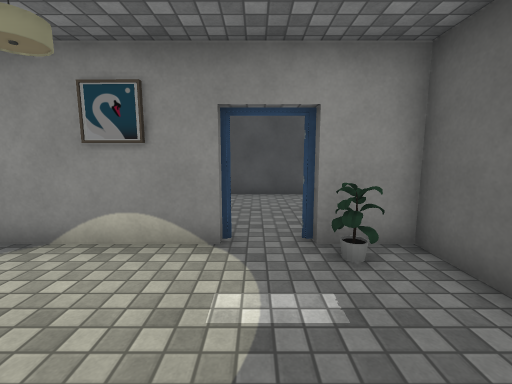
View 1 (above)

12 first-person views from a walk through a scene from a Unity 3-D project. The camera is 1.4 m above the floor, tilts 8° down and sees 90° across. Doors are open. The floor is counted in squares, 1 m on a side. Each view is taken from the middle of a square. On the plan, view 1 faces up. The plan holds only what a view shows up to about 13 squares ahead; the rest is blank. The place goes on beyond the plan. The player is left out. Some animated figures are left out. Some surface patterns are stand-ins.

View 2
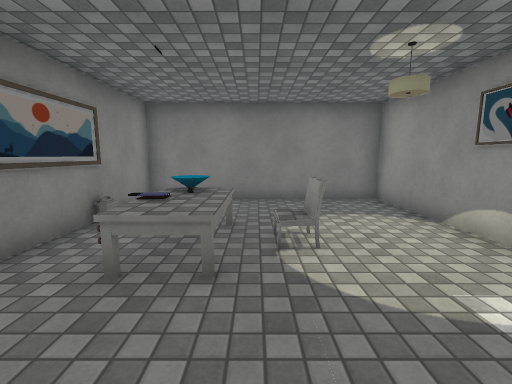

View 3
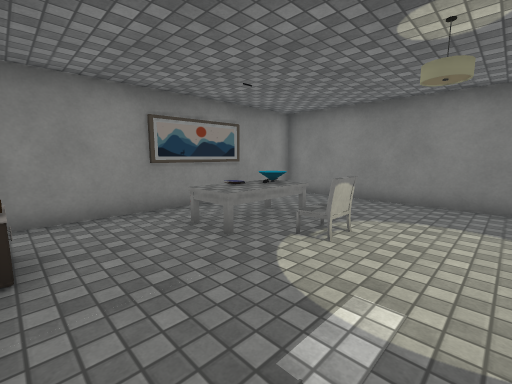

View 4
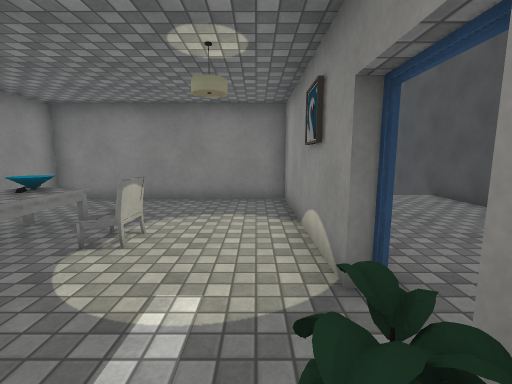

View 5
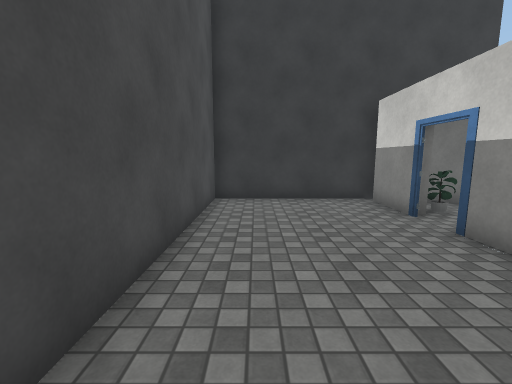

View 6
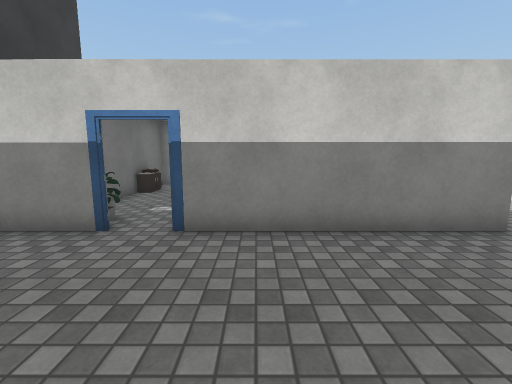

View 7
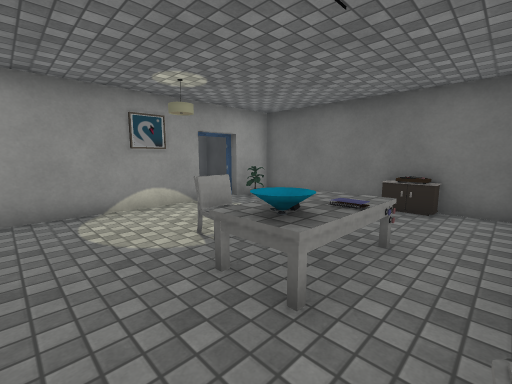

View 8
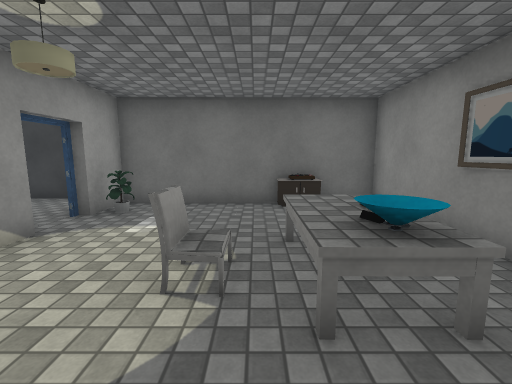

View 9
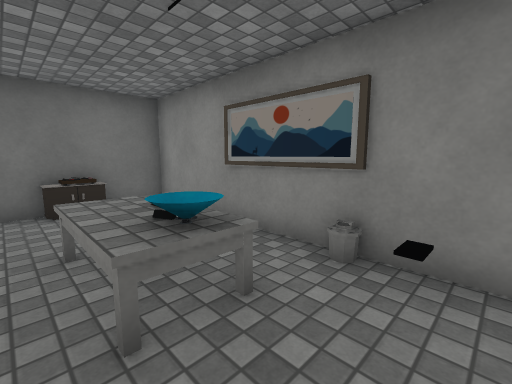

View 10
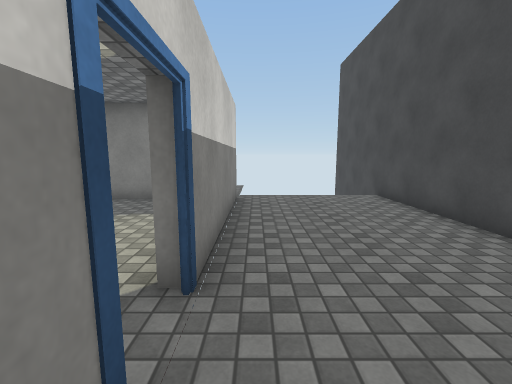

View 11
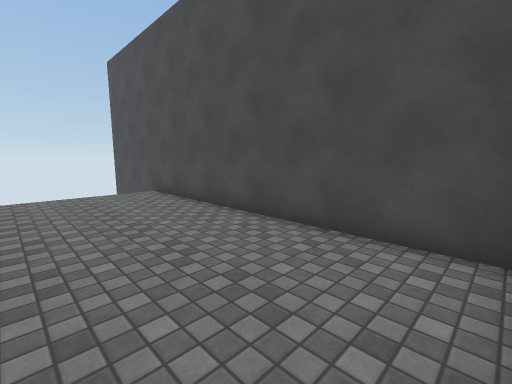

View 12
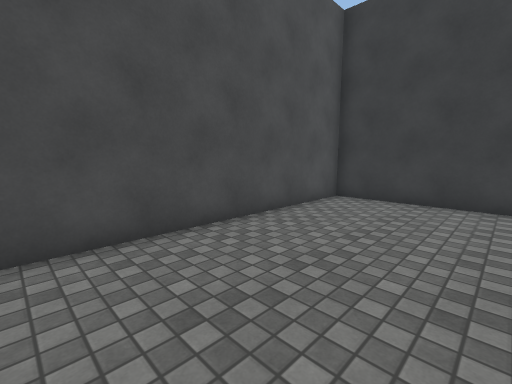

### Floor plan
Ten units are one square. View 1 is at (0, 0); x grows to the right and y downward. Boxes are objects, and circles mark ways between rooms. Rooms are numbered by the first view taken in them; rooms with no view inside come last. Other rooms are left out.
<svg viewBox="-80 -99 119 139">
<path fill="none" stroke="#000" d="M-6 -39 -63 -39 -63 35 25 35 25 -39 9 -39M7 -43 30 -43M-68 -43 -6 -43M34 -40 34 -94 -75 -94"/>
<rect x="-35" y="5" width="10" height="20" fill="#bbb"><title>other object</title></rect>
<rect x="-25" y="15" width="10" height="10" fill="#bbb"><title>other object</title></rect>
<rect x="-25" y="5" width="10" height="10" fill="#bbb"><title>other object</title></rect>
<rect x="-25" y="-15" width="10" height="10" fill="#bbb"><title>chair</title></rect>
<rect x="-15" y="15" width="10" height="10" fill="#bbb"><title>other object</title></rect>
<rect x="-15" y="5" width="10" height="10" fill="#bbb"><title>other object</title></rect>
<rect x="5" y="5" width="10" height="10" fill="#bbb"><title>other object</title></rect>
<rect x="5" y="-35" width="10" height="10" fill="#bbb"><title>plant</title></rect>
<rect x="15" y="5" width="10" height="10" fill="#bbb"><title>cabinet</title></rect>
<circle cx="0" cy="-40" r="3" fill="#2a7"/>
<text x="-20" y="0">1</text>
<text x="-20" y="-70">2</text>
</svg>
Room 1 opens to room 2.

Where each view was taken, in squares from view 1:
view 1: 0 up, 0 right, facing up
view 2: 0 up, 2 right, facing left
view 3: 3 up, 2 right, facing down-left
view 4: 3 up, 2 right, facing left
view 5: 8 up, 5 left, facing right
view 6: 9 up, 2 left, facing down
view 7: 3 down, 5 left, facing up-right
view 8: 0 up, 5 left, facing right
view 9: 0 up, 5 left, facing down-right
view 10: 5 up, 2 right, facing left
view 11: 5 up, 3 right, facing up-left
view 12: 5 up, 5 left, facing up-right
